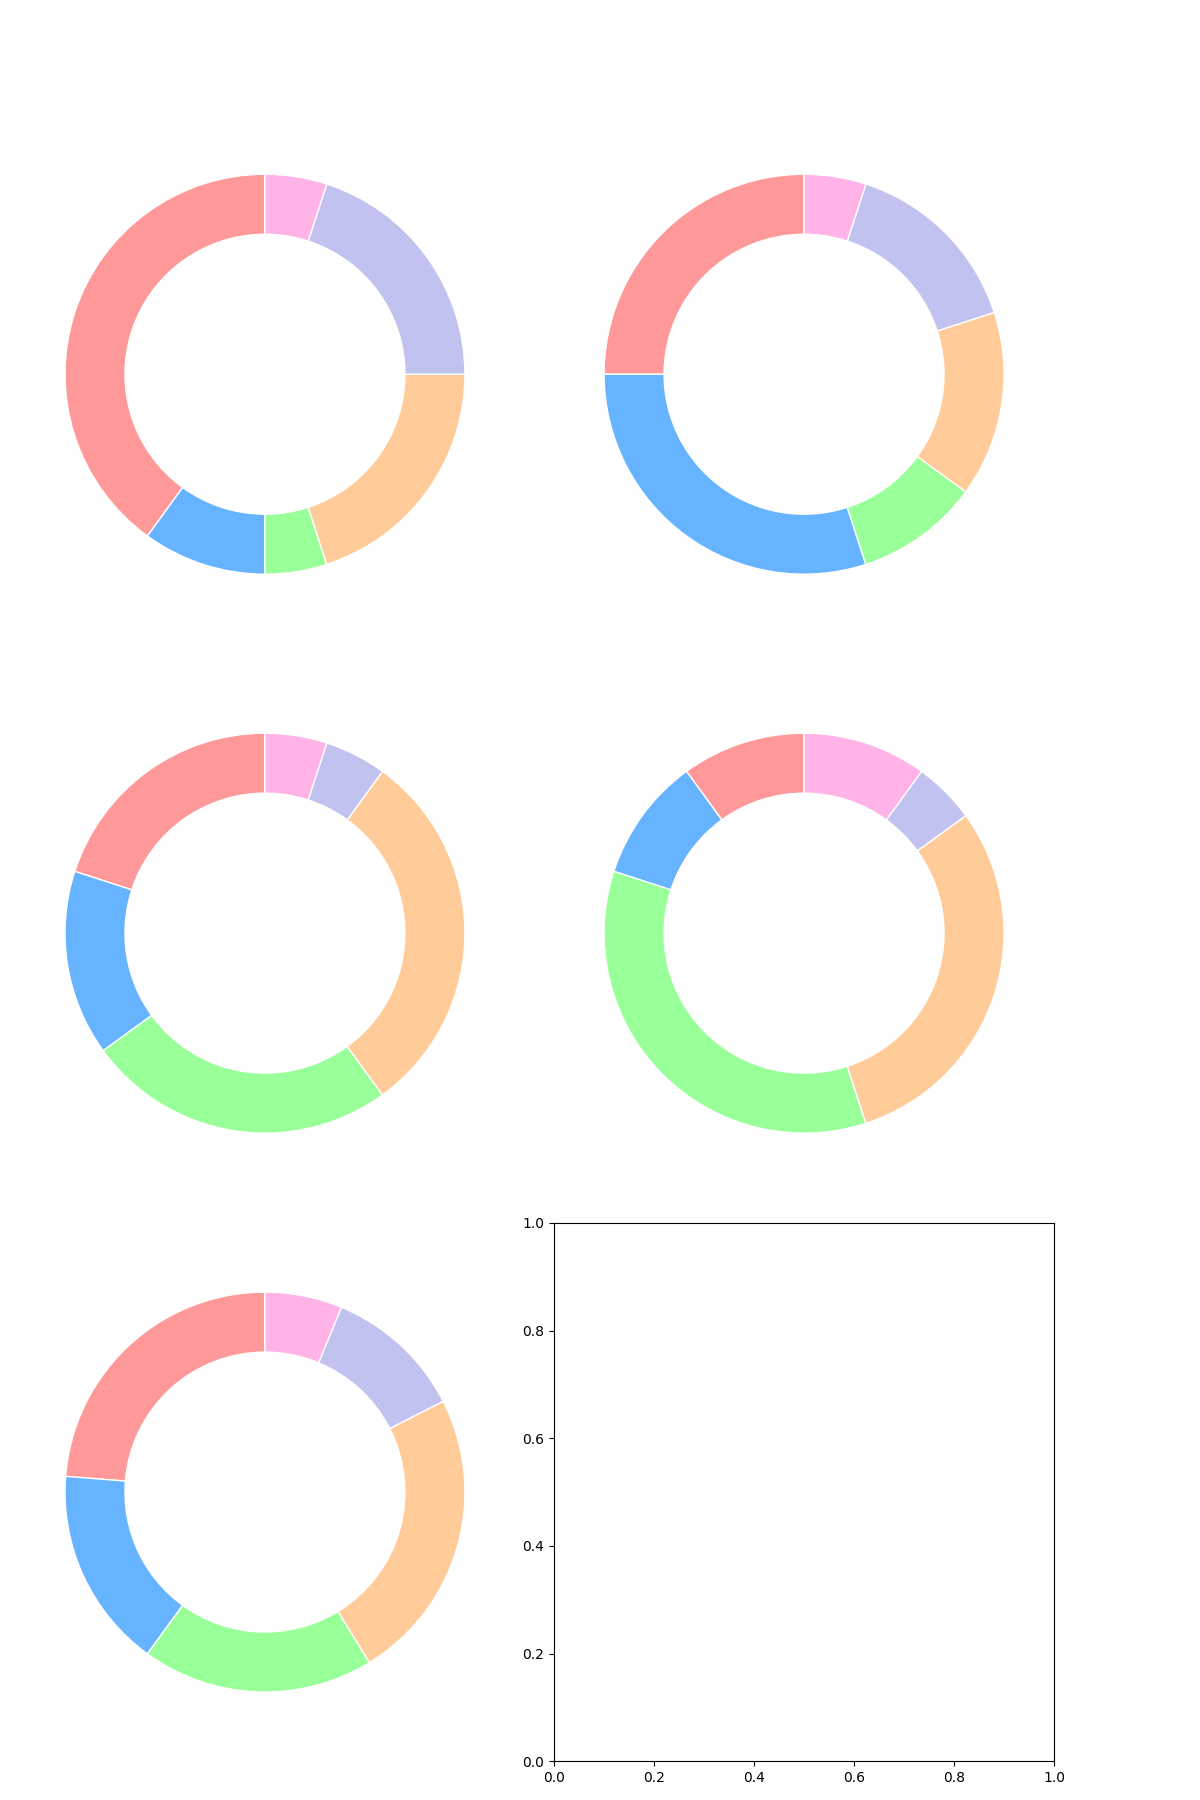

Python code for this plot:
import matplotlib.pyplot as plt
import numpy as np

age_groups = ['Kids (5-12)', 'Teens (13-19)', 'Adults (20-40)', 'Seniors (40+)']
genres = ['Fantasy', 'Science Fiction', 'Mystery', 'Non-fiction', 'Romance', 'Horror']

data = {
    'Kids (5-12)': [40, 10, 5, 20, 20, 5],
    'Teens (13-19)': [25, 30, 10, 15, 15, 5],
    'Adults (20-40)': [20, 15, 25, 30, 5, 5],
    'Seniors (40+)': [10, 10, 35, 30, 5, 10]
}

colors = ['#ff9999', '#66b3ff', '#99ff99', '#ffcc99', '#c2c2f0', '#ffb3e6']

total_per_genre = np.array([sum(data[group][i] for group in age_groups) for i in range(len(genres))])

fig, axs = plt.subplots(3, 2, figsize=(12, 18))

for i, (_, group_data) in enumerate(data.items()):
    ax = axs[i // 2, i % 2]
    wedges, _ = ax.pie(
        group_data,
        colors=colors,
        startangle=90,
        wedgeprops=dict(width=0.3, edgecolor='w')
    )
    ax.set(aspect="equal")

ax = axs[2, 0]
wedges, _ = ax.pie(
    total_per_genre,
    colors=colors,
    startangle=90,
    wedgeprops=dict(width=0.3, edgecolor='w')
)

ax.set(aspect="equal")

plt.tight_layout(rect=[0, 0, 0.9, 0.95])

plt.show()
